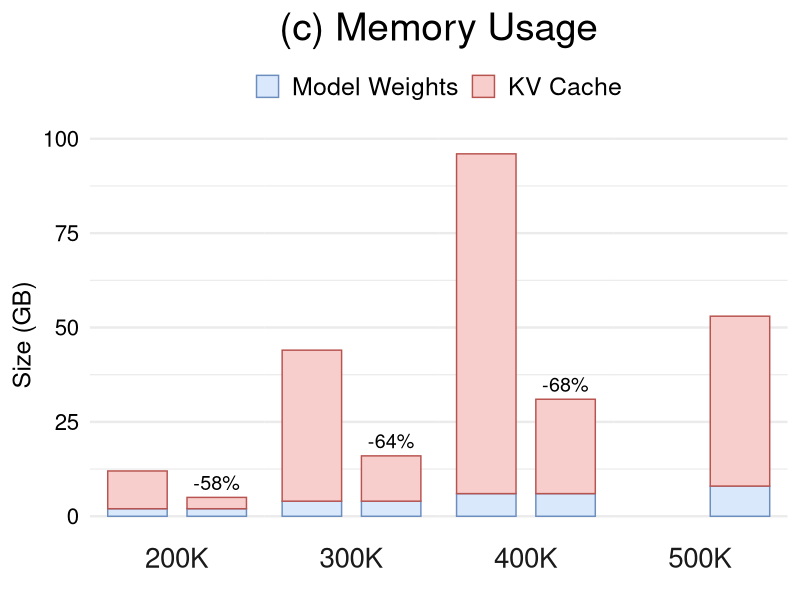

Write R code to recreate this figure.
library(tidyverse)

data <- read_csv("data/perf_3.csv") %>%
  mutate(
    tokens = fct_inorder(tokens),
    method = fct_inorder(method),
    component = fct_inorder(component)
  ) %>%
  group_by(tokens, method) %>%
  mutate(total_latency = sum(size)) %>%
  ungroup()

reduction_labels <- data %>%
  distinct(tokens, method, total_latency) %>%
  group_by(tokens) %>%
  mutate(
    vanilla_latency = total_latency[method == "Vanilla"],
    reduction = (total_latency - vanilla_latency) / vanilla_latency,
    label = if_else(
      method == "WG-KV",
      scales::label_percent(accuracy = 1)(reduction),
      ""
    )
  ) %>%
  ungroup()

fig <- ggplot(data, aes(x = method, y = size, fill = component, colour = component)) +
  geom_col(width = 0.75, position = position_stack(reverse = TRUE)) +
  geom_text(
    data = reduction_labels,
    aes(x = method, y = total_latency, label = label),
    vjust = -0.5,
    size = 5,
    inherit.aes = FALSE
  ) +
  facet_grid(. ~ tokens, switch = "x") +
  scale_fill_manual(
    values = c("Model Weights" = "#DAE8FC", "KV Cache" = "#F8CECC"),
  ) +
  scale_colour_manual(
    values = c("Model Weights" = "#6C8EBF", "KV Cache" = "#B85450"),
  ) +
  labs(
    title = "(c) Memory Usage",
    x = NULL,
    y = "Size (GB)",
  ) +
  theme_minimal(base_size = 18) +
  theme(
    plot.title = element_text(size = 28, hjust = 0.5),
    legend.position = "top",
    legend.title = element_blank(),
    legend.text = element_text(size = 18),
    axis.text.x = element_blank(),
    axis.text.y = element_text(size = 16, colour = "black"),
    strip.text.x = element_text(size = 20),
    panel.spacing = unit(0, "cm"),
    panel.grid.major.x = element_blank(),
    panel.grid.minor.x = element_blank(),
  )

ggsave("perf_3.pdf", fig, width = 5.0, height = 4.0, units = "in")
